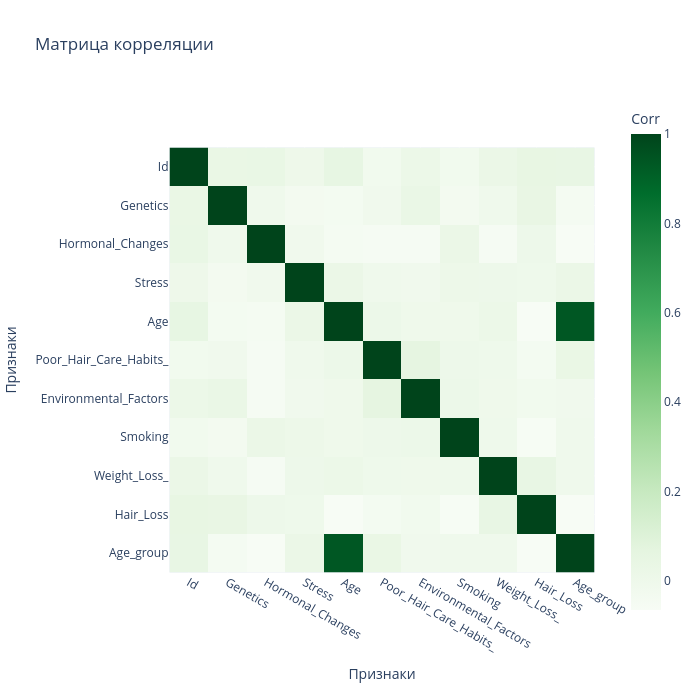

Here is the notebook cell this chart was saved with:
### Markdown cell above
Здорово (для ml, но не работы с данными), что действительно не оказалось нулевых данных и каких-то странных выборосов И вдобавок все признаки практически идеально (имею в виду равномерно) распределены. Это опять же намекает на некоторую либо предобработку данных, либо изначальную искусственность, созданную для обучения (ни о том и о том опять же информации нет)

Целевая переменная - haır loss, ее собственно и предлагается предсказывать. Распределена равномерно, половина данных c лейблом нуля, половина(чуть меньше) - с проблемой облысения

Другие признаки ведут себя похожим образом, стресс - распределен равномерно между 0,1 и 2 где в 0 был преобразован 'low', 1 - 'moderate', 2 - 'high'

Возраст распределен более хаотично, но если посмотреть на него, разбив по примерным группам [18-30, 31-40, 41+], то видно, что все также примерно распределилось равномерно между [0,1,2] соответственно

### Code cell
num_cols = df_forAnalisys.select_dtypes(include=['number']).columns
corr_matrix = df_forAnalisys[num_cols].corr(method='pearson')

fig = px.imshow(
    corr_matrix.values,
    x = corr_matrix.columns,
    y = corr_matrix.index,
    color_continuous_scale='Greens',
    title='Матрица корреляции',
    labels=dict(x="Признаки", y="Признаки", color="Corr"),
    height = 700,
    width = 700
)

fig.show()

### Figure 1 — Plotly figure (JSON) as saved in the notebook; plotly's stock layout.template omitted (floating-point values rounded to 4 significant figures)
{"data": [{"coloraxis": "coloraxis", "hovertemplate": "Признаки: %{x}<br>Признаки: %{y}<br>Corr: %{z}<extra></extra>", "name": "0", "type": "heatmap", "x": ["Id", "Genetics", "Hormonal_Changes", "Stress", "Age", "Poor_Hair_Care_Habits_", "Environmental_Factors", "Smoking", "Weight_Loss_", "Hair_Loss", "Age_group"], "xaxis": "x", "y": ["Id", "Genetics", "Hormonal_Changes", "Stress", "Age", "Poor_Hair_Care_Habits_", "Environmental_Factors", "Smoking", "Weight_Loss_", "Hair_Loss", "Age_group"], "yaxis": "y", "z": [[1, 0.03385, 0.03615, 0.004561, 0.04989, -0.02318, 0.01754, -0.01866, 0.02095, 0.04637, 0.04224], [0.03385, 1, -0.007873, -0.0345, -0.03725, -0.01235, 0.0303, -0.03285, -0.006546, 0.04131, -0.04589], [0.03615, -0.007873, 1, -0.01726, -0.04417, -0.05078, -0.05139, 0.0223, -0.0541, 0.007104, -0.0654], [0.004561, -0.0345, -0.01726, 1, 0.02375, -0.00757, -0.0123, 0.01024, 0.007058, -3.733e-05, 0.02053], [0.04989, -0.03725, -0.04417, 0.02375, 1, 0.01248, -0.004614, -0.002922, 0.01629, -0.06248, 0.9369], [-0.02318, -0.01235, -0.05078, -0.00757, 0.01248, 1, 0.06333, 0.005596, -0.001831, -0.03912, 0.03401], [0.01754, 0.0303, -0.05139, -0.0123, -0.004614, 0.06333, 1, 0.01236, -0.004075, -0.01894, -0.01184], [-0.01866, -0.03285, 0.0223, 0.01024, -0.002922, 0.005596, 0.01236, 1, -0.0008557, -0.05691, -0.007326], [0.02095, -0.006546, -0.0541, 0.007058, 0.01629, -0.001831, -0.004075, -0.0008557, 1, 0.04484, -0.008855], [0.04637, 0.04131, 0.007104, -3.733e-05, -0.06248, -0.03912, -0.01894, -0.05691, 0.04484, 1, -0.06276], [0.04224, -0.04589, -0.0654, 0.02053, 0.9369, 0.03401, -0.01184, -0.007326, -0.008855, -0.06276, 1]]}], "layout": {"coloraxis": {"colorbar": {"title": {"text": "Corr"}}, "colorscale": [[0, "rgb(247,252,245)"], [0.125, "rgb(229,245,224)"], [0.25, "rgb(199,233,192)"], [0.375, "rgb(161,217,155)"], [0.5, "rgb(116,196,118)"], [0.625, "rgb(65,171,93)"], [0.75, "rgb(35,139,69)"], [0.875, "rgb(0,109,44)"], [1, "rgb(0,68,27)"]]}, "height": 700, "title": {"text": "Матрица корреляции"}, "width": 700, "xaxis": {"anchor": "y", "autorange": true, "constrain": "domain", "domain": [0.001174, 0.9988], "range": [-0.5, 10.5], "scaleanchor": "y", "title": {"text": "Признаки"}, "type": "category"}, "yaxis": {"anchor": "x", "autorange": true, "constrain": "domain", "domain": [0.09135, 0.9087], "range": [10.5, -0.5], "title": {"text": "Признаки"}, "type": "category"}}}
